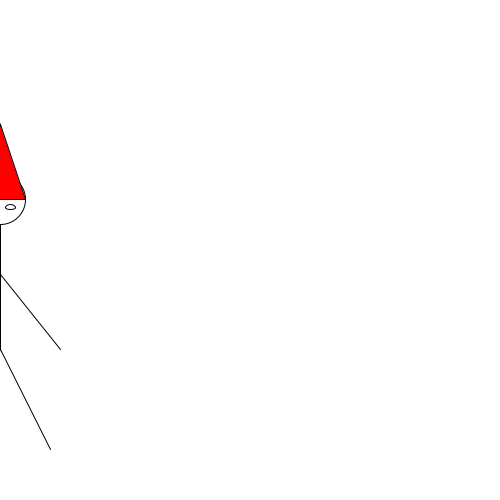
Frame 1 (no input)
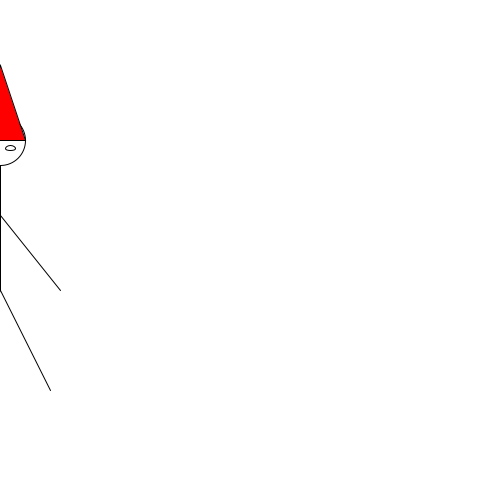
Frame 60 (the mouse pressed at the canvas centre just before this capture)
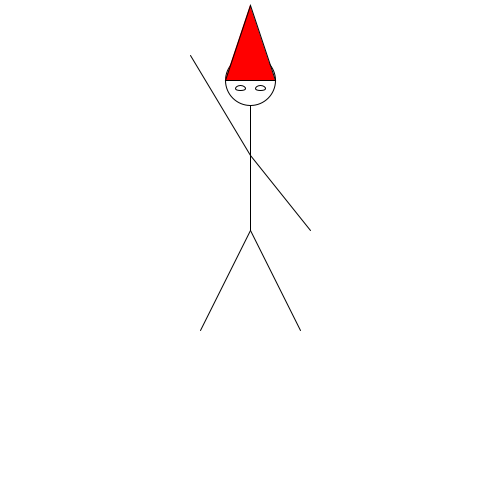
Frame 120 (the mouse held since frame 60 and released just before this capture)

The Processing sketch that drew these frames (run headless with seeded random() and noise(); from frame 60 on, the mouse is pressed at the canvas centre):

// Processing sketch: processing_125156
// ── processing_125156.pde


int monsterY=200;
int r=1;
void setup () {


  size (500, 500);
}

void draw() {
  background(255);
  monsterY--;

  stroke(0);
  fill(255);

  line(mouseX, monsterY+25, mouseX, monsterY+150);
  //benen lr
  line(mouseX, monsterY+150, mouseX-50, monsterY+250);
  line(mouseX, monsterY+150, mouseX+50, monsterY+250);
  //armen lr
  line(mouseX, monsterY+75, mouseX+60, monsterY+150);
  line(mouseX, monsterY+75, mouseX-60, monsterY-25);
  //hoofd
  ellipse(mouseX, monsterY, 50, 50);
  //oogleden lr
  fill(0);
  //ogen lr
  fill(255);
  ellipse(mouseX-10, monsterY+8, 10, 5);
  ellipse(mouseX+10, monsterY+8, 10, 5);
  fill(255, 0, 0);
  triangle(mouseX-25, monsterY, mouseX+25, monsterY, mouseX, monsterY-75);
}
